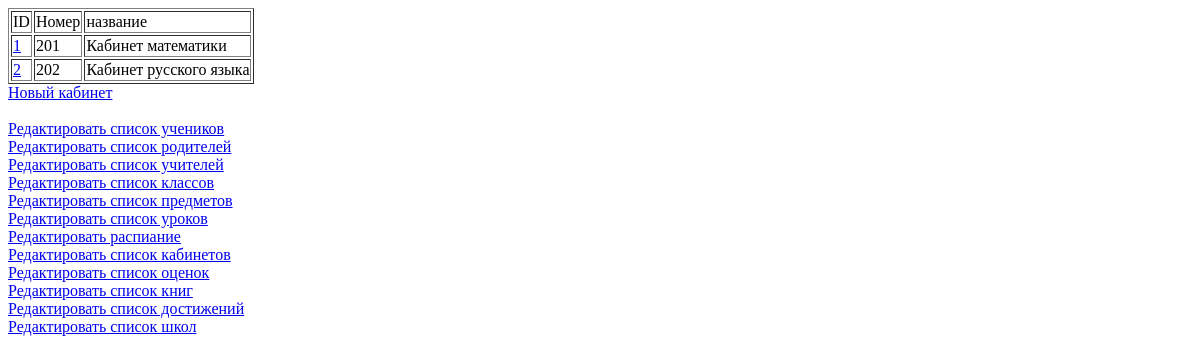
/admin_panel/cabinets (signed in), run on an earlier commit of the app's database.
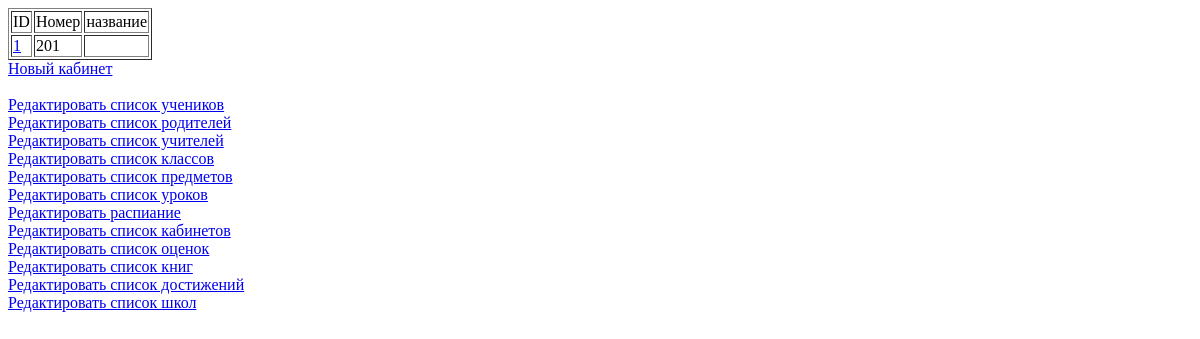
And on a later commit of the database.
### app/models.py (models this page shows, shortened)
class Cabinet(db.Model):
    id_ = sqlalchemy.Column(sqlalchemy.Integer, primary_key=True, autoincrement=True)
    number = sqlalchemy.Column(sqlalchemy.Integer, nullable=False)
    name = sqlalchemy.Column(sqlalchemy.String(32))
    lessons = orm.relationship('Lesson', backref='lesson_cabinet_data', lazy='dynamic')

### app/admin_panel.py (the view)
@application.route("/admin_panel/cabinets")
@roles_required(Role.Admin)
def admin_panel_cabinets():
    return render_template("admin/cabinets.html", cabinets=parse_filter(models.Cabinet))

### app/admin_panel.py (called while the page is built)
def parse_filter(class_):
    params = list(request.args.keys())
    if len(params) and hasattr(class_, params[0]):
        field = params[0]
        data = request.args[field]
        results = class_.query.filter_by(**{field: data})  # 'class_' is database model
        return results
    else:
        return class_.query.all()

### app/authorization.py (called while the page is built)
@loginManager.user_loader
def load_user(user_id):
    return models.User.query.get(int(user_id))

### app/models.py (called while the page is built)
    def has_roles(self, *roles):
        if roles[0] == Role.Parent:
            if self.type == 1 or self.type == 2:
                return True
        elif int(roles[0]) == self.type:
            return True
        else:
            return False

### app/templates/admin/cabinets.html (shortened to what this page needs)
{% extends "/admin/base.html" %}
{% block main %}
    <table border="1">
        <tr>
            <td>ID</td>
            <td>Номер</td>
            <td>название</td>
        </tr>
        {% for cabinet in cabinets %}
        <tr>
            <td>
                <a href="{{ url_for('admin_panel_cabinets_update', id_=cabinet.id_) }}">{{ cabinet.id_ }}</a>
            </td>
            <td>{{ cabinet.number }}</td>
            <td>{{ cabinet.name }}</td>
        </tr>
        {% endfor %}
    </table>
    <div>
        <a href="{{ url_for('admin_panel_cabinets_new') }}">Новый кабинет</a>
    </div>
{% endblock %}

What changed in the data, as far as the page shows it:
removed Cabinet: id_ "2", number "202", name "Кабинет русского языка"
changed Cabinet id 1: name "Кабинет математики" → (not shown)
